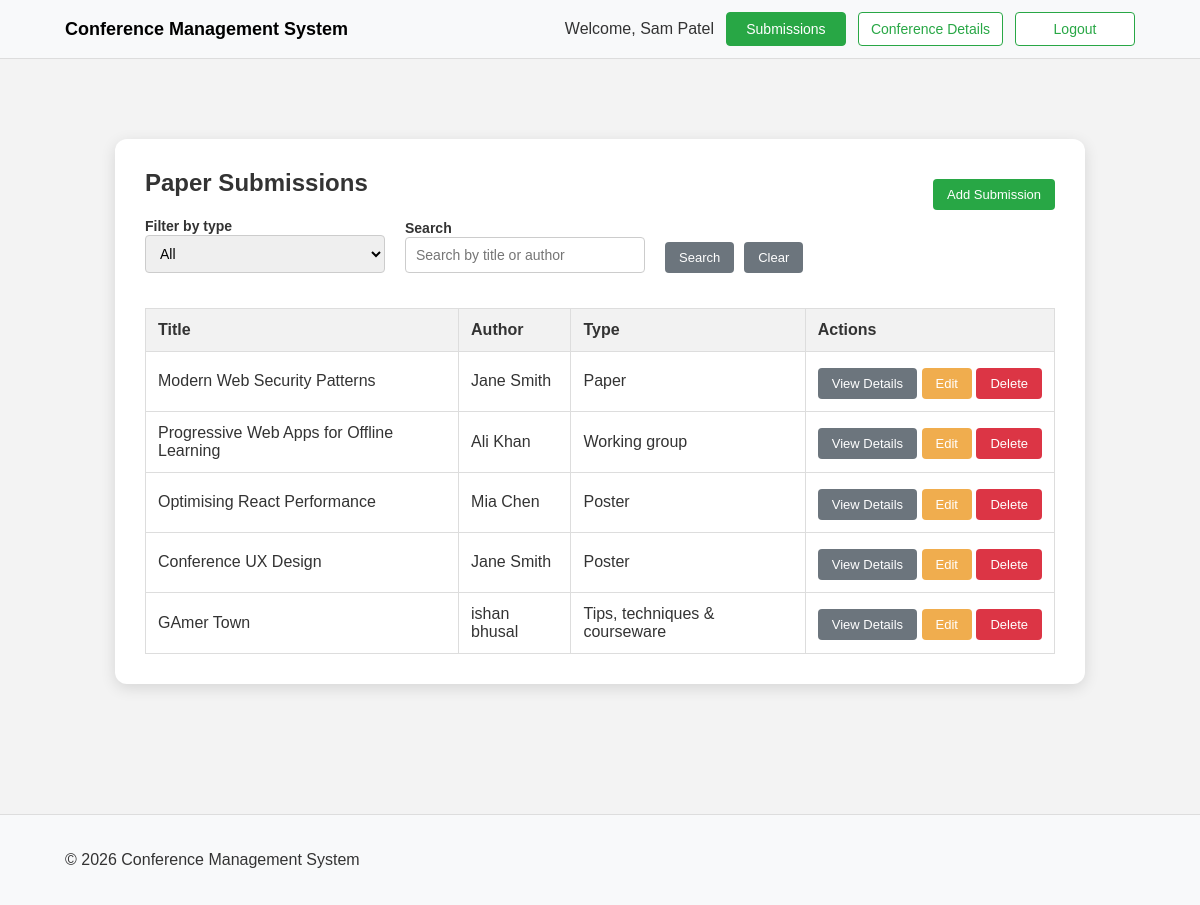
Page /submissions.php (signed in) on the committed database.
### tables this page shows
CREATE TABLE Submissions (
    id INTEGER PRIMARY KEY AUTOINCREMENT,
    User_id INTEGER NOT NULL,
    title TEXT NOT NULL,
    paper_type TEXT,
    accepted BOOLEAN DEFAULT 0,
    abstract TEXT,
    FOREIGN KEY (User_id) REFERENCES Users(id)
);

CREATE TABLE Users (
    id INTEGER PRIMARY KEY AUTOINCREMENT,
    Name TEXT NOT NULL,
    Email TEXT NOT NULL UNIQUE,
    Password TEXT NOT NULL,
    affiliation TEXT,
    Role TEXT
);

### submissions.php (the view, shortened to what this page needs)
<?php
include('db_conn.php');
$search = trim($_GET['search'] ?? '');
$type = trim($_GET['type'] ?? 'all');
$sql = "
    SELECT
        s.id,
        s.title,
        s.paper_type,
        s.abstract,
        u.Name AS author_name,
        u.Email AS author_email,
        u.affiliation
    FROM Submissions s
    JOIN Users u ON s.User_id = u.id
    WHERE 1 = 1
";
$params = [];
$sql .= " ORDER BY s.id ASC";
$stmt = $pdo->prepare($sql);
$stmt->execute($params);
$submissions = $stmt->fetchAll(PDO::FETCH_ASSOC);
?>
<!DOCTYPE html>
<html lang="en">
<head>
  <link rel="stylesheet" href="styles.css" />
</head>
<body>
  <?php require_once 'nav.php'; ?>
  <main class="content-area">
    <div class="wrapper">
      <div class="details-box">
        <div style="display:flex; justify-content:space-between; align-items:center; gap:16px; flex-wrap:wrap;">
          <h2>Paper Submissions</h2>
          <a href="create_submissions.php" class="success-btn">Add Submission</a>
        </div>
        <form method="get" class="filter-box">
          <div>
            <label for="typeFilter">Filter by type</label><br>
            <select id="typeFilter" name="type">
              <option value="all" <?php if ($type === 'all') echo 'selected'; ?>>All</option>
            </select>
          </div>
          <div>
            <label for="searchInput">Search</label><br>
            <input
              type="text"
              id="searchInput"
              name="search"
              placeholder="Search by title or author"
              value="<?php echo htmlspecialchars($search); ?>"
            />
          </div>
          <div class="filter-buttons">
            <button type="submit" class="secondary-btn">Search</button>
            <a href="submissions.php" class="detailsBtn">Clear</a>
          </div>
        </form>
        <div class="table-wrap">
          <table class="submission-table">
            <thead>
              <tr>
                <th>Title</th>
                <th>Author</th>
                <th>Type</th>
                <th>Actions</th>
              </tr>
            </thead>
            <tbody>
              <?php if (count($submissions) > 0): ?>
                <?php foreach ($submissions as $row): ?>
                  <tr>
                    <td><?php echo htmlspecialchars($row['title']); ?></td>
                    <td><?php echo htmlspecialchars($row['author_name']); ?></td>
                    <td><?php echo htmlspecialchars($row['paper_type']); ?></td>
                    <td class="actions-cell">
                      <a href="details.php?id=<?php echo $row['id']; ?>" class="detailsBtn">View Details</a>
                      <a href="update_submission.php?id=<?php echo $row['id']; ?>" class="warning-btn">Edit</a>
                      <form action="engine.php" method="post" class="delete-form" style="display:inline;">
                        <button type="submit" name="delete_submission" class="danger-btn">Delete</button>
                      </form>
                    </td>
                  </tr>
                <?php endforeach; ?>
              <?php else: ?>
                <tr>
                  <td colspan="4">No matching submissions found.</td>
                </tr>
              <?php endif; ?>
            </tbody>
          </table>
        </div>
      </div>
    </div>
  </main>
  <footer>
    <div class="container footer-row">
      <p>&copy; 2026 Conference Management System</p>
    </div>
  </footer>
</body>
</html>

### styles.css (style rules this page uses)
* { box-sizing: border-box; }
body { margin: 0; font-family: Arial, sans-serif; background-color: #f3f3f3; color: #333; }
a { text-decoration: none; color: inherit; }
.container { max-width: 1100px; margin: auto; padding: 0 15px; display: flex; justify-content: space-between; align-items: center; }
.content-area, .content-area-register { padding-top: 50px; padding-bottom: 50px; }
.wrapper { max-width: 1000px; margin: 30px auto; padding: 0 15px; }
.details-box, .form-box-register, .page-box { background: white; padding: 30px; border-radius: 12px; max-width: 1000px; margin: auto; box-shadow: 0px 4px 15px rgba(0, 0, 0, 0.12); }
h1, h2, h3 { color: #333; margin-top: 0; }
.filter-box { display: flex; gap: 20px; margin-bottom: 20px; flex-wrap: wrap; align-items: end; }
.filter-box label { font-size: 14px; font-weight: bold; }
.filter-box select, .filter-box input[type="text"] { padding: 9px 10px; width: 240px; font-size: 14px; border: 1px solid #ccc; border-radius: 4px; }
.filter-buttons { display: flex; flex-direction: row; gap: 10px; align-items: center; }
.table-wrap { overflow-x: auto; }
.submission-table { width: 100%; border-collapse: collapse; margin-top: 15px; background: #fff; }
.submission-table th, .submission-table td { border: 1px solid #ddd; padding: 12px; text-align: left; vertical-align: middle; }
.submission-table th { background-color: #f2f2f2; font-weight: bold; }
.actions-cell { white-space: nowrap; }
.primary-btn, .secondary-btn, .success-btn, .warning-btn, .danger-btn, .detailsBtn { display: inline-block; padding: 8px 14px; font-size: 13px; border-radius: 4px; cursor: pointer; border: none; text-decoration: none; margin-top: 4px; }
.secondary-btn { background-color: #6c757d; color: white; }
.success-btn { background-color: #28a745; color: white; }
.warning-btn { background-color: #f0ad4e; color: white; }
.danger-btn { background-color: #dc3545; color: white; }
.detailsBtn { background-color: #6c757d; color: white; }
footer { padding: 20px; background-color: #f8f9fa; margin-top: 50px; border-top: 1px solid #ddd; }
.footer-row { width: 100%; text-align: center; }

### rows in the picture
submissions: title "Modern Web Security Patterns", User.Name "Jane Smith", paper_type "Paper"
submissions: title "Progressive Web Apps for Offline Learning", User.Name "Ali Khan", paper_type "Working group"
submissions: title "Optimising React Performance", User.Name "Mia Chen", paper_type "Poster"
submissions: title "Conference UX Design", User.Name "Jane Smith", paper_type "Poster"
submissions: title "GAmer Town", User.Name "ishan bhusal", paper_type "Tips, techniques & courseware"

### other values in the picture
$_SESSION["user_name"] "Sam Patel"
